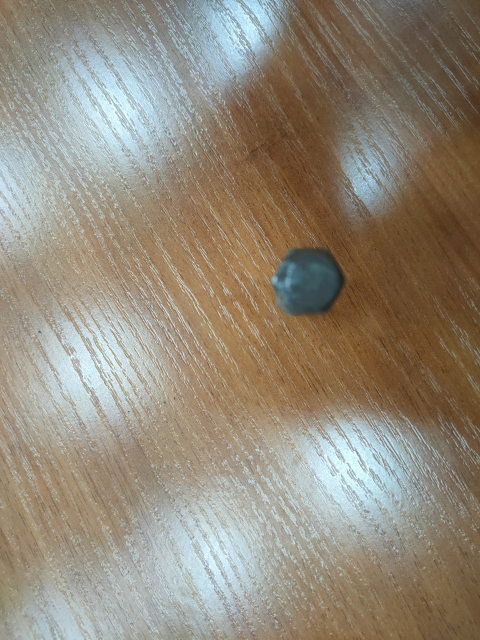
#> input picture data/photo_10_2024-02-26_11-57-40.jpg, 960 x 1280 px (shown at 1/2 size); its folder holds only this picture in this run
$ python find_countours_test.py
#> lines starting #> are read from the running program, lines starting #| are printed output that depends on the picture; after the words box and inside, x2 and y2 are one past the last pixel; in counts of white or black regions, pixels touching at a corner belong together
import cv2 as cv
import numpy as np
import glob


for img_name in glob.glob("data/*"):
    img = cv.imread(img_name)
#> img is the input picture: shape (1280, 960, 3); mean B, G, R 122.6, 137.8, 146.9
    show_size = (360, 480)
    img = cv.resize(img, show_size)
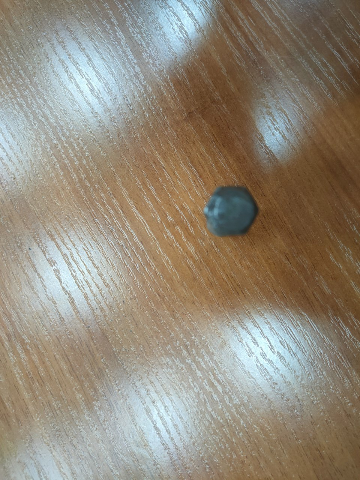
#> img: shape (480, 360, 3); mean B, G, R 122.5, 137.7, 146.8

    hsv_img = cv.cvtColor(img, cv.COLOR_BGR2HSV)
#> hsv_img: shape (480, 360, 3); mean H, S, V 38, 65.3, 152.1


    colorLow = np.array([20,55,30])
    colorHigh = np.array([120,97,218])
    mask = cv.inRange(hsv_img, colorLow, colorHigh)
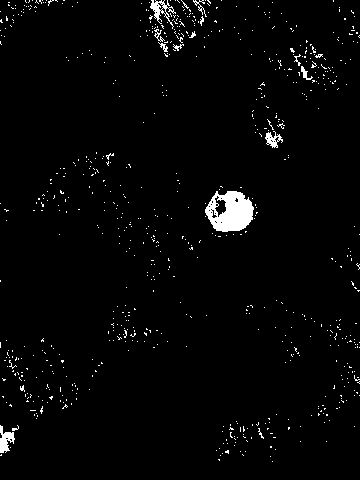
#> mask: shape (480, 360); 2.3% white; 726 white regions (712 under 20 px), largest, box (x1, y1, x2, y2) and area: (205, 191, 254, 232) 1365, (150, 0, 176, 29) 241, (0, 425, 15, 453) 229

    kernal = cv.getStructuringElement(cv.MORPH_ELLIPSE, (7, 7))
    mask = cv.morphologyEx(mask, cv.MORPH_CLOSE, kernal)
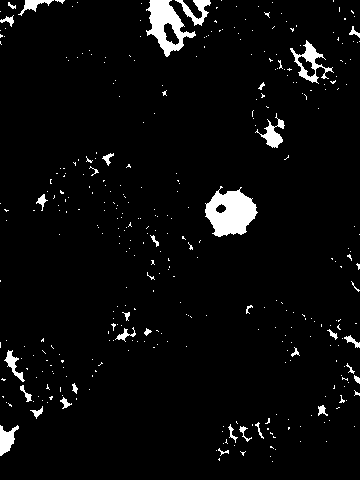
#> mask: shape (480, 360); 4.1% white; 363 white regions (328 under 20 px), largest, box (x1, y1, x2, y2) and area: (205, 186, 258, 237) 1705, (146, 0, 196, 57) 1259, (290, 40, 334, 84) 549
    mask = cv.morphologyEx(mask, cv.MORPH_OPEN, kernal)
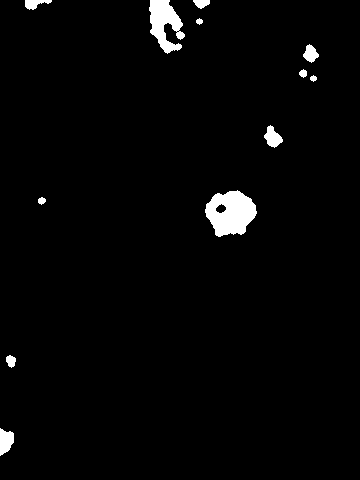
#> mask: shape (480, 360); 2.3% white; 12 white regions

    contours, hierarchy = cv.findContours(mask, cv.RETR_TREE, cv.CHAIN_APPROX_SIMPLE)
#> contours = 14 contours, 1 with area under 20; largest, box (x1, y1, x2, y2) and area: (205, 190, 257, 237) 1654, (149, 0, 185, 54) 1023, (0, 428, 14, 456) 244, (264, 125, 283, 148) 222, (303, 44, 319, 63) 161

    cv.drawContours(img, contours, -1, (0,255,0), 3)
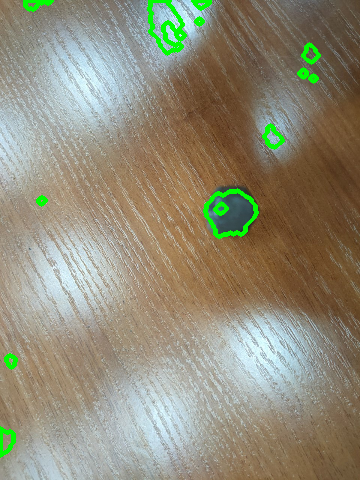
#> img: shape (480, 360, 3); 1.89% of pixels changed, all inside (x1, y1, x2, y2) = (0, 0, 321, 458)

    cv.imshow(None, img)
    cv.waitKey(5000)

$ run again, on data/photo_3_2024-02-26_11-57-40.jpg
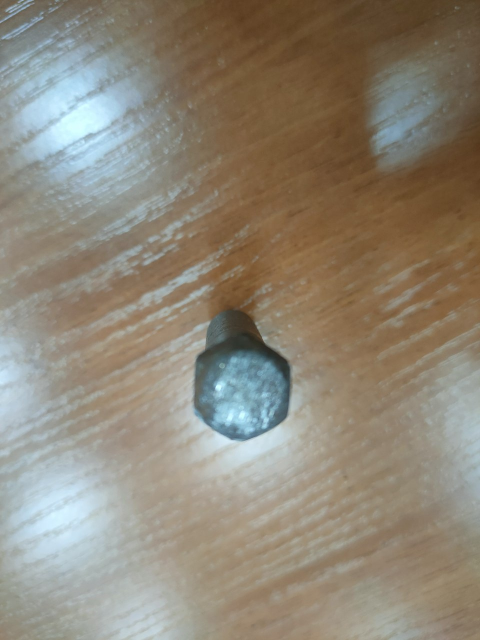
#> input picture data/photo_3_2024-02-26_11-57-40.jpg, 960 x 1280 px (shown at 1/2 size)
#> img is the input picture: shape (1280, 960, 3); mean B, G, R 119.3, 134.2, 142.5
#> hsv_img: shape (480, 360, 3); mean H, S, V 36.5, 64.8, 148.1
#> `mask = cv.morphologyEx(mask, cv.MORPH_OPEN, kernal)`:
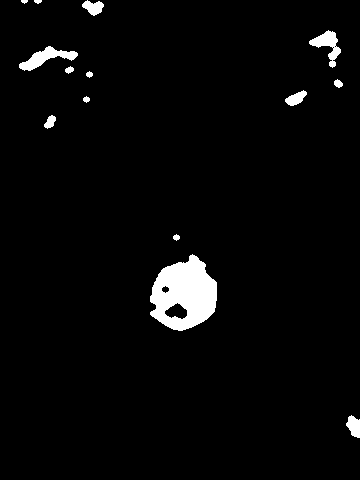
#> mask: shape (480, 360); 3.2% white; 14 white regions
#> contours = 18 contours, 4 with area under 20; largest, box (x1, y1, x2, y2) and area: (150, 254, 217, 331) 3576, (19, 46, 78, 71) 518, (309, 30, 341, 68) 414, (164, 302, 188, 320) 248, (346, 415, 360, 438) 193
#> `cv.drawContours(img, contours, -1, (0,255,0), 3)`:
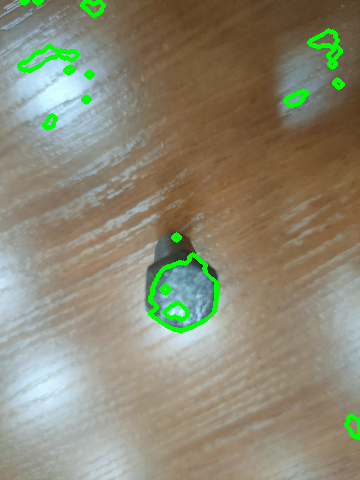
#> img: shape (480, 360, 3); mean B, G, R 116, 136.8, 139.6

$ run again, on data/photo_4_2024-02-26_11-57-40.jpg
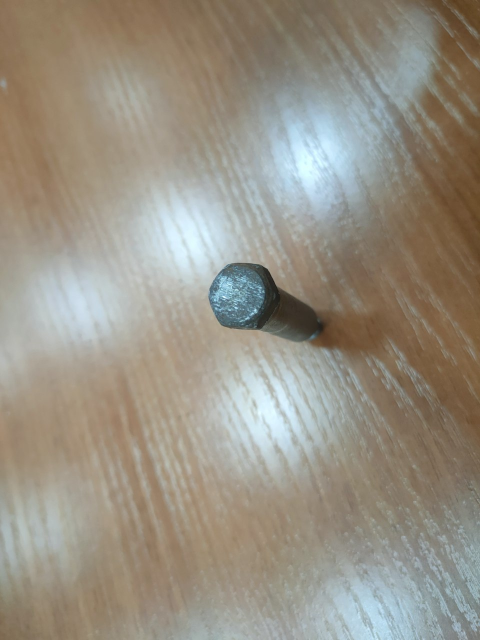
#> input picture data/photo_4_2024-02-26_11-57-40.jpg, 960 x 1280 px (shown at 1/2 size)
#> img is the input picture: shape (1280, 960, 3); mean B, G, R 132.2, 145.3, 151.9
#> hsv_img: shape (480, 360, 3); mean H, S, V 36.7, 49.9, 156.5
#> `mask = cv.morphologyEx(mask, cv.MORPH_OPEN, kernal)`:
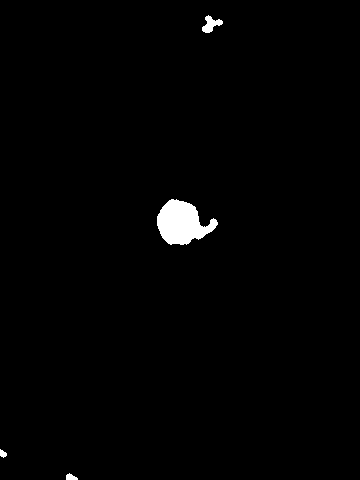
#> mask: shape (480, 360); 1.2% white; 4 white regions
#> contours = 4 contours; box (x1, y1, x2, y2) and area: (157, 199, 218, 245) 1664, (202, 15, 223, 33) 162, (66, 473, 78, 480) 42, (0, 449, 7, 458) 30
#> `cv.drawContours(img, contours, -1, (0,255,0), 3)`:
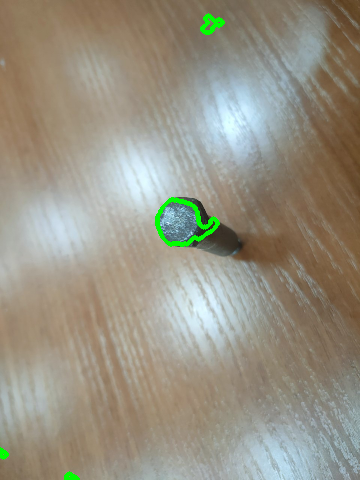
#> img: shape (480, 360, 3); mean B, G, R 131.5, 146.4, 151.2

$ run again, on data/photo_5_2024-02-26_11-57-40.jpg
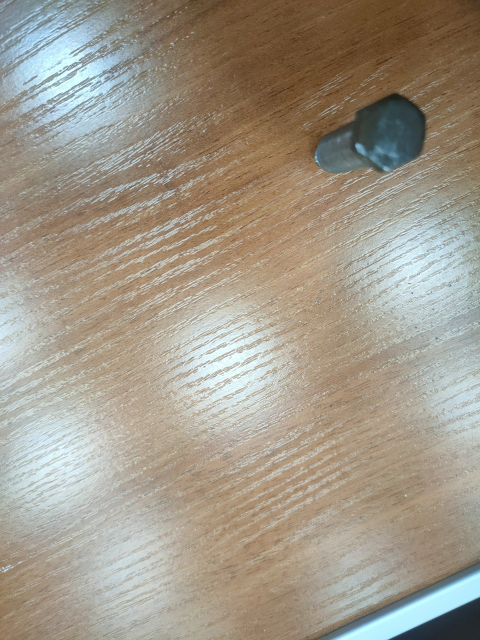
#> input picture data/photo_5_2024-02-26_11-57-40.jpg, 960 x 1280 px (shown at 1/2 size)
#> img is the input picture: shape (1280, 960, 3); mean B, G, R 138.3, 152.8, 160.9
#> hsv_img: shape (480, 360, 3); mean H, S, V 35.8, 55, 166
#> `mask = cv.morphologyEx(mask, cv.MORPH_OPEN, kernal)`:
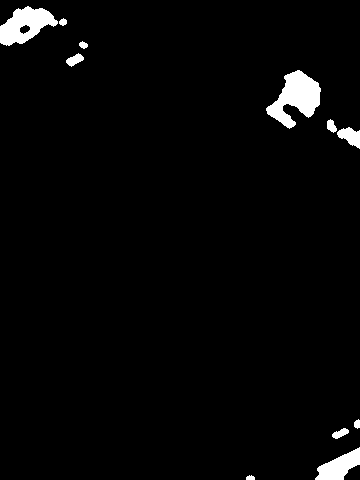
#> mask: shape (480, 360); 2.7% white; 11 white regions
#> contours = 12 contours; largest, box (x1, y1, x2, y2) and area: (266, 70, 321, 129) 1592, (0, 6, 58, 46) 1310, (315, 447, 360, 480) 734, (337, 127, 360, 149) 263, (66, 53, 84, 67) 118
#> `cv.drawContours(img, contours, -1, (0,255,0), 3)`:
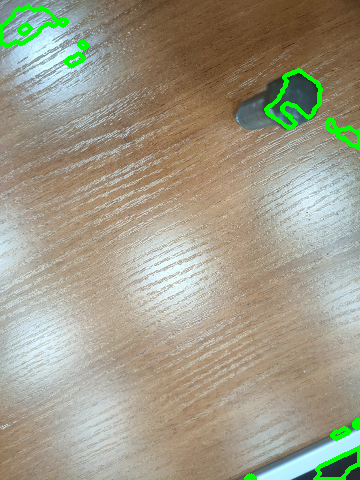
#> img: shape (480, 360, 3); mean B, G, R 135.7, 155.1, 158.7
